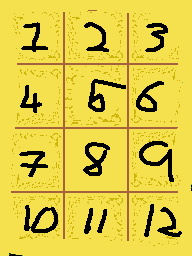

Below is a game level as drawn by its tile map, then a one-line description and the .tmx file that defines it, in full:
An orthogonal 3x4 tile map with 64x64 px tiles, 1 tile layer (Tile Layer 1).

<map version="1.9" tiledversion="1.9.0" orientation="orthogonal" renderorder="right-down" width="3" height="4" tilewidth="64" tileheight="64" infinite="0" nextlayerid="2" nextobjectid="1">
 <editorsettings>
  <export target="../Map/Level_selector/level_selector.csv" format="csv" />
 </editorsettings>
 <tileset firstgid="1" source="Level_Selection.tsx" />
 <layer id="1" name="Tile Layer 1" width="3" height="4">
  <data encoding="csv">
1,2,3,
4,5,6,
7,8,9,
10,11,12
</data>
 </layer>
</map>
